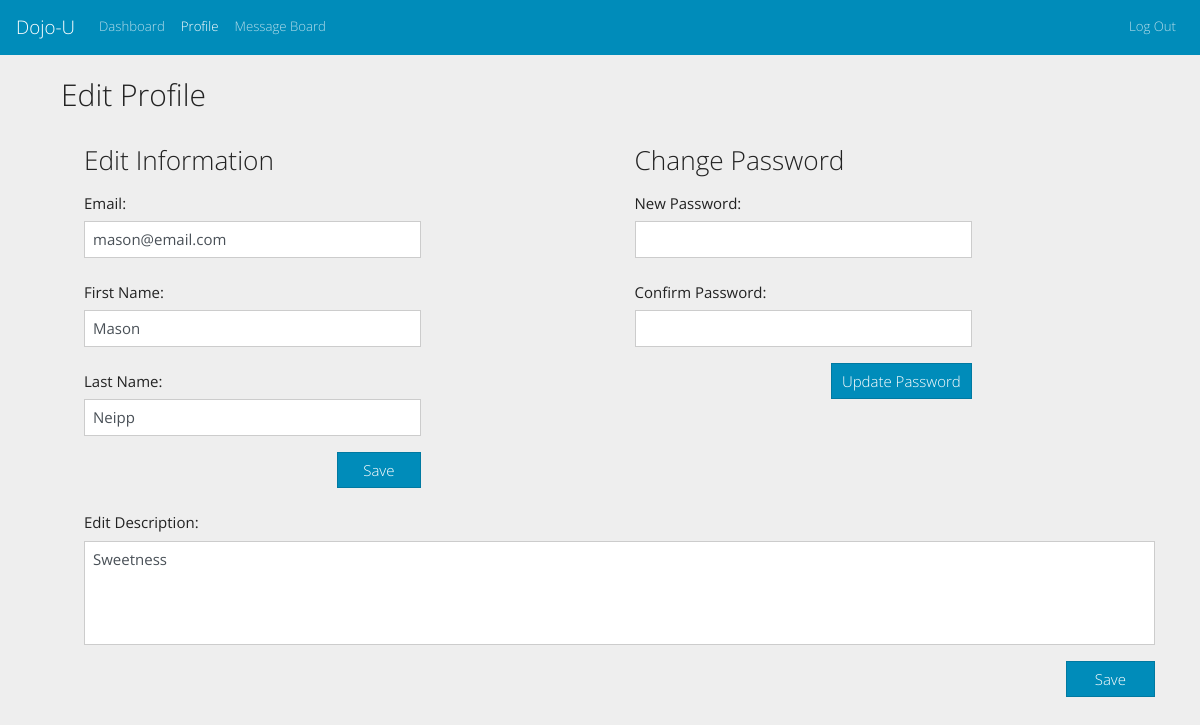
The page /users/edit/ (signed in) on the database its author committed.
### login_app/models.py (models this page shows, shortened)
class User(models.Model):
    first_name = models.CharField(max_length=255)
    last_name = models.CharField(max_length=255)
    email = models.CharField(max_length=255)
    password = models.CharField(max_length=255)
    user_level_choices =[
        (0,"Normal"),
        (9,"Admin")
    ]
    description = models.TextField(null=True)
    user_level = models.IntegerField(choices=user_level_choices, default=0)
    created_at = models.DateTimeField(auto_now_add=True)
    edited_at = models.DateTimeField(auto_now=True)
    objects = userManager()

### dashboard_app/views.py (the view)
# urls.py: path('users/edit/', db_views.profile, name="profile"),
def profile(request):
    if "user_id" not in request.session:
        return redirect(reverse('register'))
    context={
        "logged_user": User.objects.get(id=request.session['user_id']),
    }
    return render(request, "profile.html", context)

### dashboard_app/templates/profile.html (shortened to what this page needs)
<!DOCTYPE html>
<html lang="en">
<head>
    <link href="https://stackpath.bootstrapcdn.com/bootswatch/4.5.0/yeti/bootstrap.min.css" rel="stylesheet"
>
</head>
<body class="bg-secondary">
    <nav class="navbar navbar-expand-lg navbar-dark bg-primary justify-content-">
        <a class="navbar-brand">Dojo-U</a>
        <div class="collapse navbar-collapse" id="navbarColor01">
            <div class="navbar-nav mr-auto">
                <a class="nav-link nav-item" href="{% url 'dashboard' %}">Dashboard</a>
                <a class="nav-link nav-item active disabled" href="{% url 'profile' %}">Profile</a>
                <a class="nav-link nav-item" href="{% url 'message_board' logged_user.id %}">Message Board</a>
            </div>
            <div class="navbar-nav ml-auto">
                <a class="nav-link nav-item" href="{% url 'logout' %}">Log Out</a>
            </div>
        </div>
    </nav>
    <br>
    <div class="container">
        <h2 class="ml-3">Edit Profile</h2>
        <div class="ml-4 row">
            <div class="col-sm-12 col-md-4 mt-4">
                <h3>Edit Information</h3>
                <form action="{% url 'update_info' %}" method="POST" id="profile-form">
                    <div class="form-group">
                        <label for="email" class="col-form-label">Email:</label>
                        <input type="email" class="form-control" name="email" id="email" value="{{logged_user.email}}">
                    </div>
                    <div class="form-group">
                        <label for="first_name" class="col-form-label">First Name:</label>
                        <input class="form-control" type="text" name="first_name" id="first_name" value="{{logged_user.first_name}}">
                    </div>
                    <div class="form-group">
                        <label for="last_name" class="col-form-label">Last Name:</label>
                        <input class="form-control" type="text" name="last_name" id="last_name" value="{{logged_user.last_name}}">
                    </div>
                </form>
                <div class="row col-sm-12 p-0 ml-0">
                    <input form="profile-form" type="submit" class="col-sm-12 col-md-3 btn btn-primary text-white ml-auto" value="Save"></input>
                </div>
            </div>
            <div class="col-md-2 d.sm-none"></div>
            <div class=" col-sm-12 col-md-4 mt-4">
                <h3>Change Password</h3>
                <form action="{% url 'update_password' %}" method="post" id="password-form">
                    <div class="form-group">
                        <label for="password" class="col-form-label">New Password:</label>
                        <input type="password" name="password" id="password" class="form-control">
                    </div>
                    <div class="form-group">
                        <label for="confirm_password" class="col-form-label">Confirm Password:</label>
                        <input type="password" name="confirm_password" id="confirm_password" class="form-control">
                    </div>
                </form>
                <div class="row col-sm-12 p-0 ml-0">
                    <input form="password-form" type="submit" value="Update Password"
                        class="btn btn-primary ml-auto col-sm-12 col-md-5">
                </div>
            </div>
        </div>
        <div class="row ml-4 my-3">
            <div class="col-sm-12">
                <form action="{% url 'update_description' %}" id="description-form" method="POST">
                    <div class="form-group">
                        <label for="description" class="col-form-label">Edit Description:</label>
                        <textarea name="description" id="description" class="form-control" rows="4"
                            style="resize:none">{{logged_user.description}}</textarea>
                    </div>
                </form>
                <div class="row col-sm-12 p-0 ml-0">
                    <input form="description-form" type="submit" value="Save"
                        class="btn btn-primary ml-auto col-sm-12 col-md-1">
                </div>
            </div>
        </div>
    </div>
</body>
</html>

### rows shown on the page
User: email "mason@email.com", first_name "Mason", last_name "Neipp", description "Sweetness"
